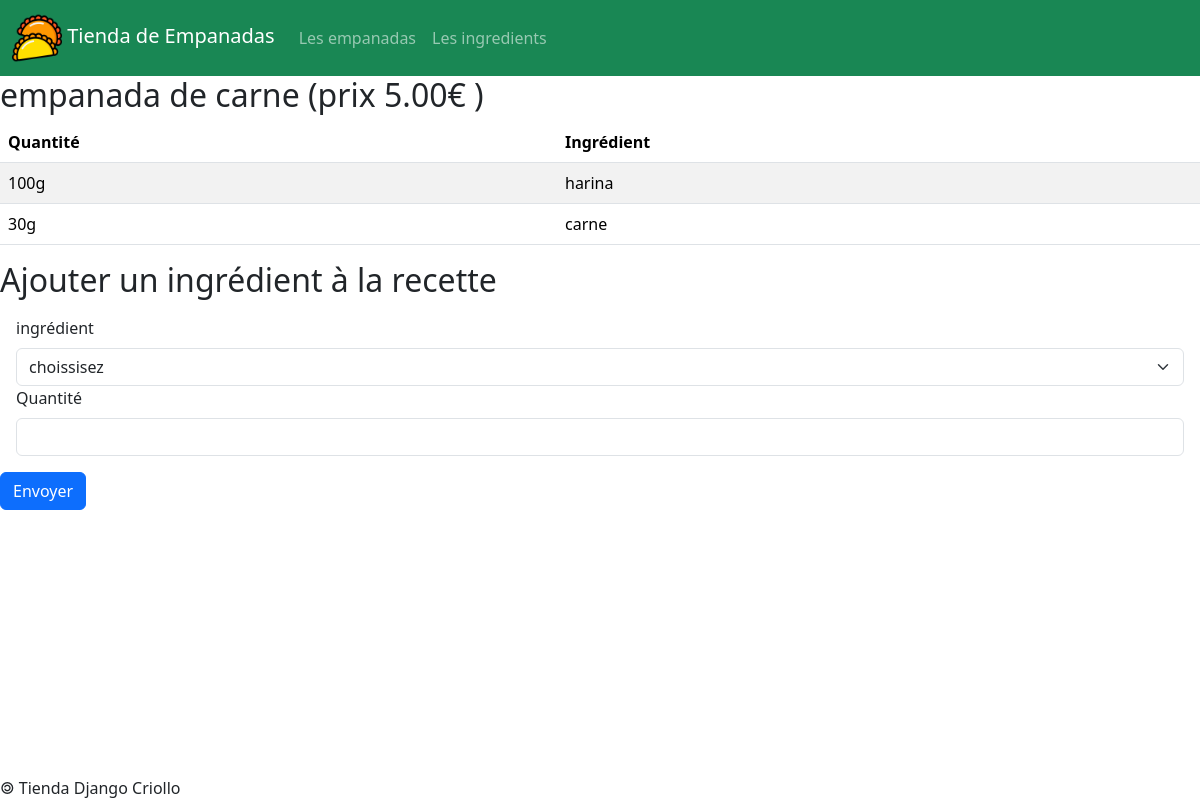
Before: /empanadas/1 with the older database file.
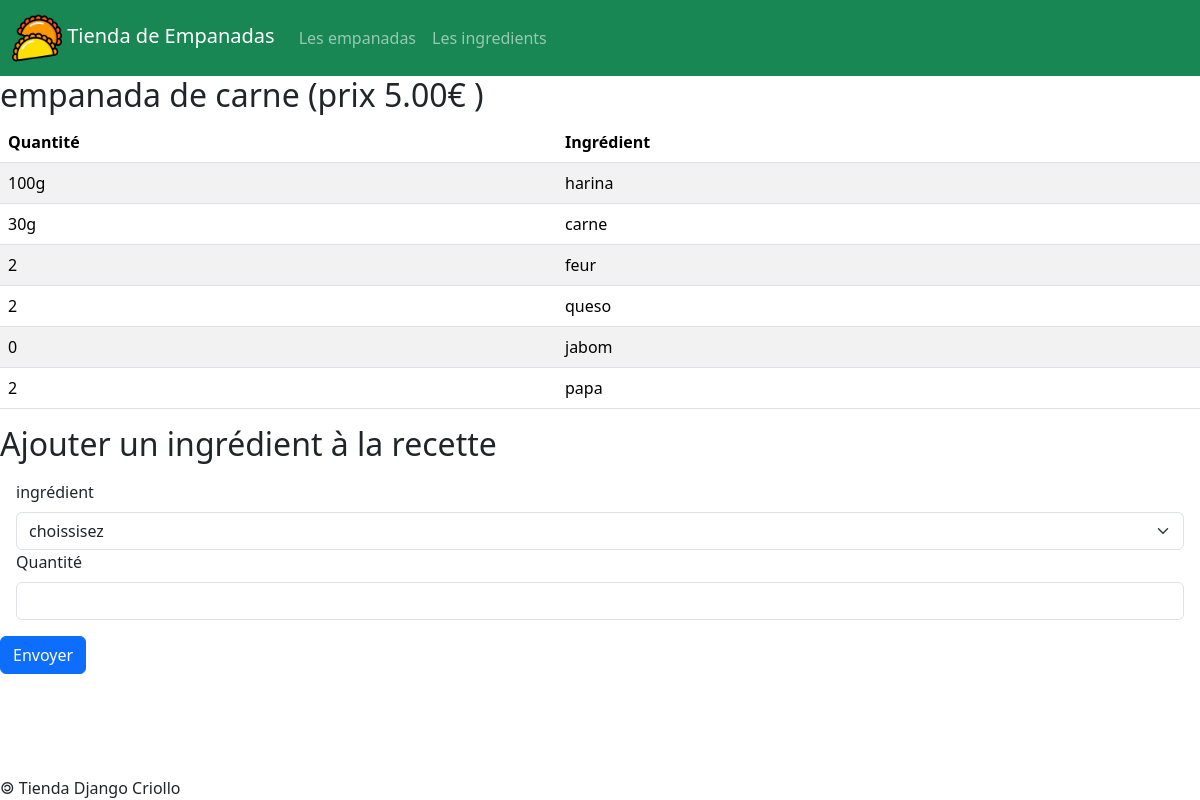
After: the same page with the newer database file.
### empanadas/models.py (models this page shows, shortened)
class Composition(models.Model):
    class Meta: # classe qui fait la liason
        unique_together = ('ingredient', 'empanada')
    idComposition = models.AutoField( primary_key = True )
    ingredient = models.ForeignKey( Ingredient, on_delete = models.CASCADE )
    empanada = models.ForeignKey( Empanada, on_delete = models.CASCADE )
    quantite = models.CharField( max_length = 100)

class Ingredient(models.Model):
    idIngredient = models.AutoField( primary_key = True )
    nomIngredient = models.CharField( max_length = 50 )

### empanadas/views.py (the view)
# urls.py: path( 'empanadas/<int:empanada_id>', views.empanada),
def empanada(request, empanada_id):
    lesIngredients = Ingredient.objects.all()
    laEmpanada = Empanada.objects.get( idEmpanada = empanada_id )
    compo = Composition.objects.filter (empanada = empanada_id)
    return render(
            request,
            'empanadas/empanada.html',
            {
                'ingredients' : lesIngredients,
                'empanada' : laEmpanada,
                'composition' : compo
            }
    )

### empanadas/models.py (called while the page is built)
    def __str__(self) :
        return self.nomEmpanada + ' (prix ' + str(self.prix) + '€ )'

### empanadas/templates/empanadas/empanada.html (shortened to what this page needs)
{% extends 'empanadas/base.html' %}
{% block main %}
<h2> {{ empanada }} </h2>
{% if composition|length > 0 %}
	<table class="table table-striped">
		<thead>
			<tr>
				<th scope="col"> Quantité </th>
				<th scope="col"> Ingrédient </th>
			</tr>
		</thead>
		<tbody>
			{% for ing in composition %}
			<tr>
				<td scope="row">
					{{ing.quantite}}
				</td>
				<td scope="row">
					{{ing.ingredient.nomIngredient}}
				</td>
			</tr>
			{% endfor %}
		</tbody>
	</table>
{% else %}
    Les ingrédients n'ont pas encore été renseignés.
{% endif %}
<h2> Ajouter un ingrédient à la recette </h2>
<form
	action="/empanadas/{{empanada.idEmpanada}}/addIngredient"
	method="post"
>
	<div class="m-3">
		<label
			for="id_ingredient"
			class="form-label"
		>
			ingrédient
		</label>
		<select
			id="id_ingredient"
			name="ingredient"
			class="form-select"
			requiered
		>
			<option selected disabled> choissisez </option>
		</select>
		<label
			for="id_quantite"
			class="form-label"
		>
			Quantité
		</label>
		<input
			id="id_quantite"
			name="quantite"
			type="text"
			maxlength="100"
			requiered
			class="form-control"
		>
	</div>
	<button type="submit" class="btn btn-primary">
		Envoyer
	</button>
</form>
{% endblock %}

Changed rows visible on the page:
added Composition: quantite "2", ingredient.nomIngredient "feur"
added Composition: quantite "2", ingredient.nomIngredient "queso"
added Composition: quantite "0", ingredient.nomIngredient "jabom"
added Composition: quantite "2", ingredient.nomIngredient "papa"
